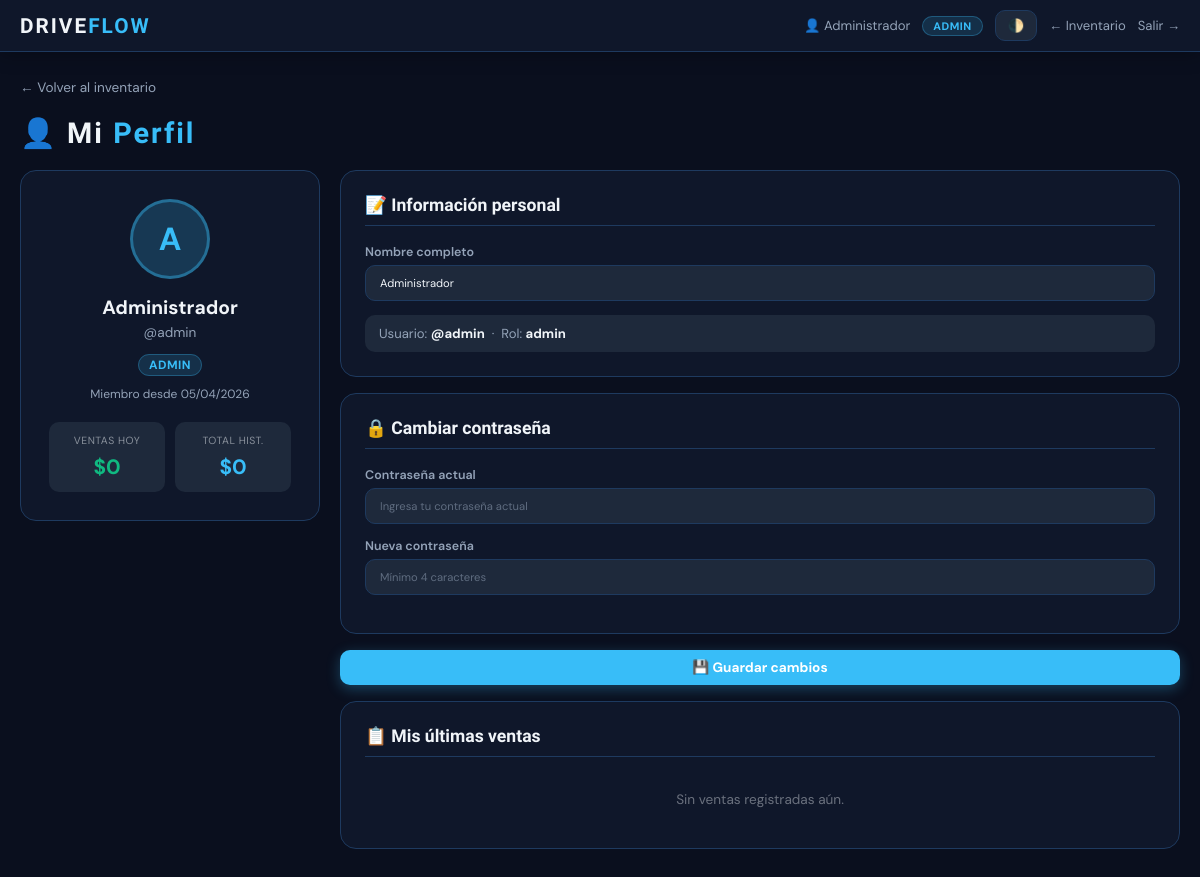
The page /perfil (signed in) on the database its author committed.
### models.py (models this page shows, shortened)
class Usuario(db.Model):
    __tablename__ = 'usuario'
    id            = db.Column(db.Integer, primary_key=True)
    username      = db.Column(db.String(50), nullable=False, unique=True)
    password_hash = db.Column(db.String(256), nullable=False)
    nombre        = db.Column(db.String(100), default='')
    rol           = db.Column(db.String(20), default='vendedor')  # admin|supervisor|cajero|vendedor
    activo        = db.Column(db.Boolean, default=True)
    creado_en     = db.Column(db.DateTime, default=datetime.utcnow)
    ventas        = db.relationship('Venta', backref='usuario', lazy=True, foreign_keys='Venta.usuario_id')

### routes/usuarios.py (the view, shortened to what this page needs)
@usuarios_bp.route('/perfil', methods=['GET', 'POST'])
def perfil():
    u = db.session.get(Usuario, session['user_id'])
    hoy        = datetime.utcnow().date()
    ventas_hoy = Venta.query.filter(Venta.usuario_id == u.id, func.date(Venta.fecha) == hoy).all()
    total_hoy  = sum(v.total_venta for v in ventas_hoy)
    total_global = db.session.query(func.sum(Venta.total_venta)).filter(Venta.usuario_id == u.id).scalar() or 0
    ultimas = Venta.query.filter(Venta.usuario_id == u.id).order_by(Venta.fecha.desc()).limit(10).all()
    return render_template('perfil.html', u=u, total_hoy=total_hoy, total_global=total_global, ultimas=ultimas)

### templates/perfil.html (shortened to what this page needs)
<!DOCTYPE html>
<html lang="es">
<head>
    <link rel="stylesheet" href="{{ url_for('static', filename='css/main.css') }}">
</head>
<body>
<nav class="topbar">
    <div class="topbar-left">
        <span class="logo-sm">DRIVE<span>FLOW</span></span>
    </div>
    <div class="topbar-right">
        <span class="user-info">👤 {{ session.get('user_nombre') }}</span>
        <span class="rol-badge rol-{{ session.get('user_rol','vendedor') }}">{{ session.get('user_rol','vendedor').upper() }}</span>
        <button class="theme-btn" onclick="toggleTheme()">🌓</button>
        <a href="/" class="btn-logout">← Inventario</a>
        <a href="/logout" class="btn-logout">Salir →</a>
    </div>
</nav>
<div class="container">
    <a href="/" class="back-link">← Volver al inventario</a>
    <div class="page-title">👤 Mi <span>Perfil</span></div>
    <div class="perfil-wrap">
        <div>
            <div class="perfil-card">
                <div class="perfil-avatar {{ u.rol }}">{{ u.nombre[0].upper() if u.nombre else u.username[0].upper() }}</div>
                <div class="perfil-nombre">{{ u.nombre or u.username }}</div>
                <div class="perfil-username">@{{ u.username }}</div>
                <span class="rol-badge rol-{{ u.rol }}" style="font-size:.75em">{{ u.rol.upper() }}</span>
                <div style="margin-top:12px;font-size:.75em;color:var(--muted)">
                    Miembro desde {{ u.creado_en.strftime('%d/%m/%Y') }}
                </div>
                <div class="perfil-stats">
                    <div class="pstat">
                        <small>Ventas hoy</small>
                        <strong style="color:var(--success)">${{ "{:,.0f}".format(total_hoy) }}</strong>
                    </div>
                    <div class="pstat">
                        <small>Total hist.</small>
                        <strong style="color:var(--primary)">${{ "{:,.0f}".format(total_global) }}</strong>
                    </div>
                </div>
            </div>
        </div>
        <div>
            <form method="POST" action="/perfil">
                <div class="form-section">
                    <h3>📝 Información personal</h3>
                    <label class="flabel">Nombre completo
                        <input type="text" name="nombre" value="{{ u.nombre }}" placeholder="Tu nombre">
                    </label>
                    <div style="background:var(--panel2);padding:10px 14px;border-radius:10px;font-size:.82em;color:var(--muted)">
                        Usuario: <strong style="color:var(--text)">@{{ u.username }}</strong>
                        &nbsp;·&nbsp; Rol: <strong style="color:var(--text)">{{ u.rol }}</strong>
                    </div>
                </div>
                <div class="form-section">
                    <h3>🔒 Cambiar contraseña</h3>
                    <label class="flabel">Contraseña actual
                        <input type="password" name="pw_actual" placeholder="Ingresa tu contraseña actual">
                    </label>
                    <label class="flabel">Nueva contraseña
                        <input type="password" name="pw_nueva" placeholder="Mínimo 4 caracteres">
                    </label>
                </div>
                <button type="submit" class="btn btn-primary" style="width:100%">💾 Guardar cambios</button>
            </form>
            <div class="form-section" style="margin-top:16px">
                <h3>📋 Mis últimas ventas</h3>
                {% if ultimas %}
                <div style="overflow-x:auto">
                    <table>
                        <thead>
                            <tr><th>Fecha</th><th>Repuesto</th><th>Cant.</th><th>Total</th></tr>
                        </thead>
                        <tbody>
                        {% for v in ultimas %}
                        <tr class="historial-row">
                            <td>{{ v.fecha.strftime('%d/%m %H:%M') }}</td>
                            <td>{{ v.repuesto.nombre if v.repuesto else '—' }}</td>
                            <td>{{ v.cantidad }}</td>
                            <td style="color:var(--success);font-weight:700">+${{ "{:,.2f}".format(v.total_venta) }}</td>
                        </tr>
                        {% endfor %}
                        </tbody>
                    </table>
                </div>
                {% else %}
                <p style="opacity:.4;font-size:.85em;text-align:center;padding:16px">Sin ventas registradas aún.</p>
                {% endif %}
            </div>
        </div>
    </div>
</div>
</body>
</html>

### static/css/main.css (style rules this page uses)
:root { --bg:#0a0f1e;--panel:#0f172a;--panel2:#1e293b; --text:#f1f5f9;--muted:#94a3b8;--border:#1e3a5f; --primary:#38bdf8;--success:#10b981;--danger:#ef4444;--warning:#f59e0b; --r:14px;--sh:0 4px 24px rgba(0,0,0,.5);--t:.25s ease; }
*,*::before,*::after { box-sizing:border-box;margin:0 }
body { background:var(--bg);color:var(--text);font-family:'DM Sans',sans-serif;transition:background var(--t),color var(--t);min-height:100vh;padding-bottom:80px }
.topbar { display:flex;justify-content:space-between;align-items:center;padding:10px 20px;background:var(--panel);border-bottom:1px solid var(--border);position:sticky;top:0;z-index:80;box-shadow:0 2px 20px rgba(0,0,0,.3) }
.topbar-left .logo-sm { font-family:'Rajdhani',sans-serif;font-size:1.3em;font-weight:700;letter-spacing:2px }
.topbar-left .logo-sm span { color:var(--primary) }
.topbar-right { display:flex;align-items:center;gap:12px;flex-wrap:wrap }
.user-info { font-size:.82em;color:var(--muted) }
.rol-badge { font-size:.68em;font-weight:700;padding:2px 10px;border-radius:20px;letter-spacing:.5px }
.rol-admin { background:rgba(56,189,248,.15);color:var(--primary);border:1px solid rgba(56,189,248,.3) }
.theme-btn { background:var(--panel2);border:1px solid var(--border);color:var(--text);padding:6px 12px;border-radius:10px;cursor:pointer;font-size:.82em;font-weight:600;font-family:inherit;transition:var(--t) }
.btn-logout { font-size:.82em;color:var(--muted);text-decoration:none;transition:color var(--t) }
.container { max-width:1200px;margin:auto;padding:24px 20px }
input[type=text],input[type=number],input[type=password] { background:var(--panel2);color:var(--text);border:1px solid var(--border);padding:10px 14px;border-radius:10px;outline:none;width:100%;font-family:inherit;font-size:.9em;transition:border-color var(--t),box-shadow var(--t) }
input::placeholder { color:var(--muted);opacity:.55 }
.btn { display:inline-flex;align-items:center;justify-content:center;gap:5px;padding:9px 18px;border-radius:10px;border:none;cursor:pointer;font-weight:700;font-size:.85em;text-decoration:none;white-space:nowrap;font-family:inherit;transition:transform var(--t),filter var(--t),box-shadow var(--t) }
.btn-primary { background:var(--primary);color:#fff;box-shadow:0 4px 14px rgba(56,189,248,.3) }
.flabel { display:flex;flex-direction:column;gap:5px;font-size:.8em;font-weight:600;color:var(--muted);margin-bottom:12px }

### templates/perfil.html (style rules this page uses)
.perfil-wrap { display:grid;grid-template-columns:300px 1fr;gap:20px;align-items:start }
.perfil-card { background:var(--panel);border:1px solid var(--border);border-radius:16px;padding:28px;text-align:center }
.perfil-avatar { width:80px;height:80px;border-radius:50%;display:flex;align-items:center;justify-content:center;font-weight:700;font-size:2em;margin:0 auto 16px }
.perfil-avatar.admin { background:rgba(56,189,248,.2);color:var(--primary);border:3px solid rgba(56,189,248,.4) }
.perfil-nombre { font-weight:700;font-size:1.2em;margin-bottom:4px }
.perfil-username { color:var(--muted);font-size:.85em;margin-bottom:12px }
.perfil-stats { display:grid;grid-template-columns:1fr 1fr;gap:10px;margin-top:20px }
.pstat { background:var(--panel2);border-radius:10px;padding:12px;text-align:center }
.pstat small { display:block;font-size:.65em;opacity:.5;text-transform:uppercase;letter-spacing:.5px;margin-bottom:6px }
.pstat strong { font-size:1.3em;font-weight:700 }
.form-section { background:var(--panel);border:1px solid var(--border);border-radius:16px;padding:24px;margin-bottom:16px }
.form-section h3 { font-family:'Rajdhani',sans-serif;font-size:1.1em;margin-bottom:18px;padding-bottom:10px;border-bottom:1px solid var(--border) }
.flabel { display:flex;flex-direction:column;gap:5px;font-size:.78em;font-weight:600;color:var(--muted);margin-bottom:14px }
.back-link { display:inline-flex;align-items:center;gap:6px;color:var(--muted);text-decoration:none;font-size:.85em;margin-bottom:20px;transition:color .2s }
.page-title { font-family:'Rajdhani',sans-serif;font-size:1.8em;font-weight:700;letter-spacing:2px;margin-bottom:20px }
.page-title span { color:var(--primary) }

### rows shown on the page
Usuario: get "Administrador", nombre "A", nombre "Administrador", username "admin", rol "ADMIN", creado_en "05/04/2026", rol "admin"

### other values the page prints
{{ session.get('user_rol','vendedor').upper() }} "ADMIN"
{{ "{:,.0f}".format(total_hoy) }} "0"
{{ "{:,.0f}".format(total_global) }} "0"
